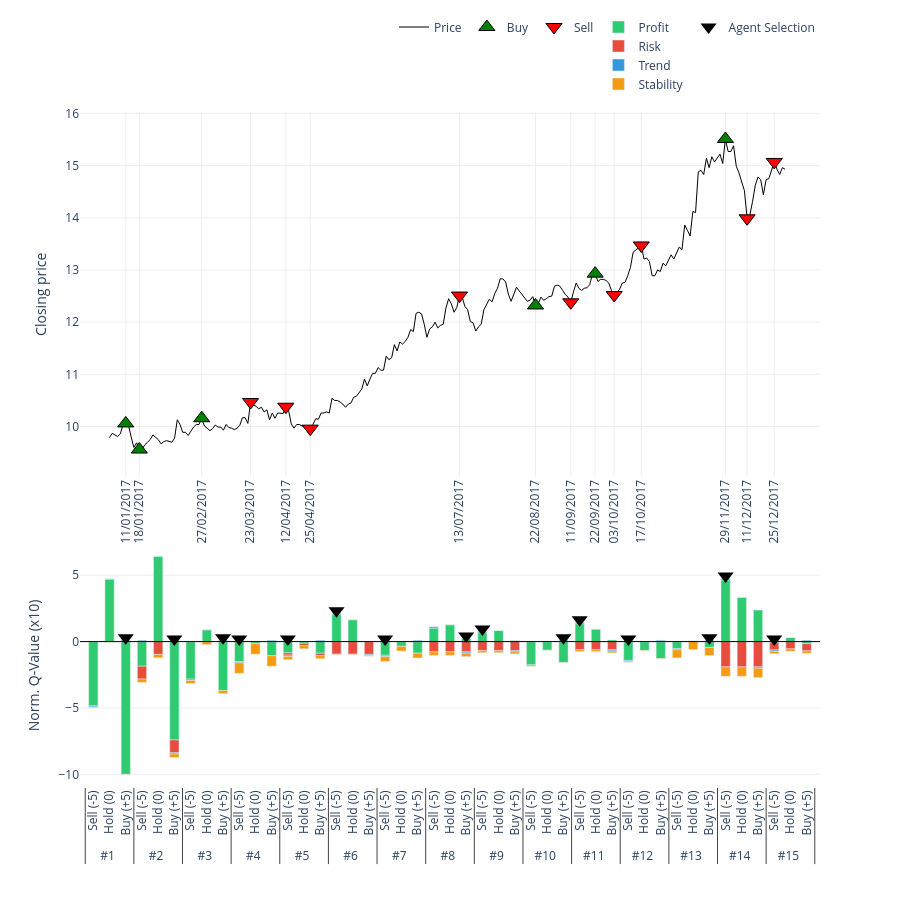

Here is the notebook cell this chart was saved with:
### Code cell
# 2. Gọi hàm vẽ (Truyền đúng tên biến vào)
plot_agent_reasoning_minimalist(
    ticker='FPT',                    # Tên mã cổ phiếu hiển thị trên tiêu đề
    df_price=df_processed_test_FPT,  # Dữ liệu giá
    actions=actions_FPT,             # Hành động thực tế
    q_history=q_values_history_FPT,      # Lịch sử Q-value (Input quan trọng)
    critical_indices=index_list_FPT,     # Danh sách các điểm cần vẽ
    scale=10                       # Thang đo hiển thị (để cột cao khoảng 50 đơn vị cho đẹp)
)

### Figure 1 — Plotly figure (JSON) as saved in the notebook; plotly's stock layout.template omitted (floating-point values rounded to 4 significant figures; data arrays with more than 128 entries replaced by an {"elided": "..."} marker saying what was removed)
{"data": [{"hoverinfo": "x+y", "line": {"color": "black", "width": 1}, "mode": "lines", "name": "Price", "type": "scatter", "x": {"elided": "250 str values"}, "xaxis": "x", "y": {"elided": "250 float values"}, "yaxis": "y"}, {"marker": {"color": "green", "line": {"color": "black", "width": 1}, "size": 14, "symbol": "triangle-up"}, "mode": "markers", "name": "Buy", "type": "scatter", "x": ["11/01/2017", "18/01/2017", "27/02/2017", "22/08/2017", "22/09/2017", "29/11/2017"], "xaxis": "x", "y": [10.06, 9.56, 10.16, 12.32, 12.93, 15.51], "yaxis": "y"}, {"marker": {"color": "red", "line": {"color": "black", "width": 1}, "size": 14, "symbol": "triangle-down"}, "mode": "markers", "name": "Sell", "type": "scatter", "x": ["23/03/2017", "12/04/2017", "25/04/2017", "13/07/2017", "11/09/2017", "03/10/2017", "17/10/2017", "11/12/2017", "25/12/2017"], "xaxis": "x", "y": [10.47, 10.38, 9.96, 12.51, 12.38, 12.52, 13.47, 13.99, 15.07], "yaxis": "y"}, {"marker": {"color": "#f1c40f", "line": {"color": "black", "width": 1}, "size": 10, "symbol": "circle"}, "mode": "markers", "name": "Hold", "type": "scatter", "x": [], "xaxis": "x", "y": [], "yaxis": "y"}, {"legendgroup": "comp", "marker": {"color": "#2ecc71"}, "name": "Profit", "type": "bar", "x": [["#1", "#1", "#1", "#2", "#2", "#2", "#3", "#3", "#3", "#4", "#4", "#4", "#5", "#5", "#5", "#6", "#6", "#6", "#7", "#7", "#7", "#8", "#8", "#8", "#9", "#9", "#9", "#10", "#10", "#10", "#11", "#11", "#11", "#12", "#12", "#12", "#13", "#13", "#13", "#14", "#14", "#14", "#15", "#15", "#15"], ["Sell (-5)", "Hold (0)", "Buy (+5)", "Sell (-5)", "Hold (0)", "Buy (+5)", "Sell (-5)", "Hold (0)", "Buy (+5)", "Sell (-5)", "Hold (0)", "Buy (+5)", "Sell (-5)", "Hold (0)", "Buy (+5)", "Sell (-5)", "Hold (0)", "Buy (+5)", "Sell (-5)", "Hold (0)", "Buy (+5)", "Sell (-5)", "Hold (0)", "Buy (+5)", "Sell (-5)", "Hold (0)", "Buy (+5)", "Sell (-5)", "Hold (0)", "Buy (+5)", "Sell (-5)", "Hold (0)", "Buy (+5)", "Sell (-5)", "Hold (0)", "Buy (+5)", "Sell (-5)", "Hold (0)", "Buy (+5)", "Sell (-5)", "Hold (0)", "Buy (+5)", "Sell (-5)", "Hold (0)", "Buy (+5)"]], "xaxis": "x2", "y": [-4.834, 4.728, -10, -1.852, 6.438, -7.41, -2.83, 0.9009, -3.683, -1.5, -0.1567, -1.061, -0.8545, -0.1288, -0.8774, 2.031, 1.655, -0.01475, -1.034, -0.3529, -0.8727, 1.017, 1.274, 0.2185, 0.6593, 0.8399, 0.07982, -1.744, -0.6496, -1.583, 1.342, 0.9469, 0.1202, -1.418, -0.6688, -1.274, -0.5208, 0.05858, -0.4434, 4.647, 3.343, 2.378, -0.08041, 0.3081, -0.1503], "yaxis": "y2"}, {"legendgroup": "comp", "marker": {"color": "#e74c3c"}, "name": "Risk", "type": "bar", "x": [["#1", "#1", "#1", "#2", "#2", "#2", "#3", "#3", "#3", "#4", "#4", "#4", "#5", "#5", "#5", "#6", "#6", "#6", "#7", "#7", "#7", "#8", "#8", "#8", "#9", "#9", "#9", "#10", "#10", "#10", "#11", "#11", "#11", "#12", "#12", "#12", "#13", "#13", "#13", "#14", "#14", "#14", "#15", "#15", "#15"], ["Sell (-5)", "Hold (0)", "Buy (+5)", "Sell (-5)", "Hold (0)", "Buy (+5)", "Sell (-5)", "Hold (0)", "Buy (+5)", "Sell (-5)", "Hold (0)", "Buy (+5)", "Sell (-5)", "Hold (0)", "Buy (+5)", "Sell (-5)", "Hold (0)", "Buy (+5)", "Sell (-5)", "Hold (0)", "Buy (+5)", "Sell (-5)", "Hold (0)", "Buy (+5)", "Sell (-5)", "Hold (0)", "Buy (+5)", "Sell (-5)", "Hold (0)", "Buy (+5)", "Sell (-5)", "Hold (0)", "Buy (+5)", "Sell (-5)", "Hold (0)", "Buy (+5)", "Sell (-5)", "Hold (0)", "Buy (+5)", "Sell (-5)", "Hold (0)", "Buy (+5)", "Sell (-5)", "Hold (0)", "Buy (+5)"]], "xaxis": "x2", "y": [0, 0, 0, -0.9657, -0.9657, -0.9657, 0, 0, 0, 0, 0, 0, -0.167, -0.167, -0.167, -0.9464, -0.9464, -0.9464, 0, 0, 0, -0.7724, -0.7724, -0.7724, -0.6815, -0.6815, -0.6815, 0, 0, 0, -0.6161, -0.6161, -0.6161, 0, 0, 0, 0, 0, 0, -1.904, -1.904, -1.904, -0.5512, -0.5512, -0.5512], "yaxis": "y2"}, {"legendgroup": "comp", "marker": {"color": "#3498db"}, "name": "Trend", "type": "bar", "x": [["#1", "#1", "#1", "#2", "#2", "#2", "#3", "#3", "#3", "#4", "#4", "#4", "#5", "#5", "#5", "#6", "#6", "#6", "#7", "#7", "#7", "#8", "#8", "#8", "#9", "#9", "#9", "#10", "#10", "#10", "#11", "#11", "#11", "#12", "#12", "#12", "#13", "#13", "#13", "#14", "#14", "#14", "#15", "#15", "#15"], ["Sell (-5)", "Hold (0)", "Buy (+5)", "Sell (-5)", "Hold (0)", "Buy (+5)", "Sell (-5)", "Hold (0)", "Buy (+5)", "Sell (-5)", "Hold (0)", "Buy (+5)", "Sell (-5)", "Hold (0)", "Buy (+5)", "Sell (-5)", "Hold (0)", "Buy (+5)", "Sell (-5)", "Hold (0)", "Buy (+5)", "Sell (-5)", "Hold (0)", "Buy (+5)", "Sell (-5)", "Hold (0)", "Buy (+5)", "Sell (-5)", "Hold (0)", "Buy (+5)", "Sell (-5)", "Hold (0)", "Buy (+5)", "Sell (-5)", "Hold (0)", "Buy (+5)", "Sell (-5)", "Hold (0)", "Buy (+5)", "Sell (-5)", "Hold (0)", "Buy (+5)", "Sell (-5)", "Hold (0)", "Buy (+5)"]], "xaxis": "x2", "y": [-0.09715, 0, 0.09715, 0.09715, 0, -0.09715, -0.09715, 0, 0.09715, -0.09715, 0, 0.09715, -0.09715, 0, 0.09715, 0.09715, 0, -0.09715, -0.09715, 0, 0.09715, 0.09715, 0, -0.09715, 0.09715, 0, -0.09715, -0.09715, 0, 0.09715, 0.09715, 0, -0.09715, -0.09715, 0, 0.09715, -0.09715, 0, 0.09715, 0.09715, 0, -0.09715, -0.09715, 0, 0.09715], "yaxis": "y2"}, {"legendgroup": "comp", "marker": {"color": "#f39c12"}, "name": "Stability", "type": "bar", "x": [["#1", "#1", "#1", "#2", "#2", "#2", "#3", "#3", "#3", "#4", "#4", "#4", "#5", "#5", "#5", "#6", "#6", "#6", "#7", "#7", "#7", "#8", "#8", "#8", "#9", "#9", "#9", "#10", "#10", "#10", "#11", "#11", "#11", "#12", "#12", "#12", "#13", "#13", "#13", "#14", "#14", "#14", "#15", "#15", "#15"], ["Sell (-5)", "Hold (0)", "Buy (+5)", "Sell (-5)", "Hold (0)", "Buy (+5)", "Sell (-5)", "Hold (0)", "Buy (+5)", "Sell (-5)", "Hold (0)", "Buy (+5)", "Sell (-5)", "Hold (0)", "Buy (+5)", "Sell (-5)", "Hold (0)", "Buy (+5)", "Sell (-5)", "Hold (0)", "Buy (+5)", "Sell (-5)", "Hold (0)", "Buy (+5)", "Sell (-5)", "Hold (0)", "Buy (+5)", "Sell (-5)", "Hold (0)", "Buy (+5)", "Sell (-5)", "Hold (0)", "Buy (+5)", "Sell (-5)", "Hold (0)", "Buy (+5)", "Sell (-5)", "Hold (0)", "Buy (+5)", "Sell (-5)", "Hold (0)", "Buy (+5)", "Sell (-5)", "Hold (0)", "Buy (+5)"]], "xaxis": "x2", "y": [-0.03871, -0.03871, -0.03871, -0.2607, -0.2607, -0.2607, -0.2322, -0.2322, -0.2322, -0.7919, -0.7919, -0.7919, -0.2464, -0.2464, -0.2464, -0.03894, -0.03894, -0.03894, -0.3639, -0.3639, -0.3639, -0.2645, -0.2645, -0.2645, -0.1557, -0.1557, -0.1557, -0.01504, -0.01504, -0.01504, -0.1387, -0.1387, -0.1387, -0.04337, -0.04337, -0.04337, -0.6072, -0.6072, -0.6072, -0.7092, -0.7092, -0.7092, -0.1822, -0.1822, -0.1822], "yaxis": "y2"}, {"marker": {"color": "black", "size": 14, "symbol": "triangle-down"}, "mode": "markers", "name": "Agent Selection", "showlegend": true, "type": "scatter", "x": [["#1", "#2", "#3", "#4", "#5", "#6", "#7", "#8", "#9", "#10", "#11", "#12", "#13", "#14", "#15"], ["Buy (+5)", "Buy (+5)", "Buy (+5)", "Sell (-5)", "Sell (-5)", "Sell (-5)", "Sell (-5)", "Buy (+5)", "Sell (-5)", "Buy (+5)", "Sell (-5)", "Sell (-5)", "Buy (+5)", "Sell (-5)", "Sell (-5)"]], "xaxis": "x2", "y": [0.2971, 0.2, 0.2971, 0.2, 0.2, 2.328, 0.2, 0.4185, 0.9564, 0.2971, 1.639, 0.2, 0.2971, 4.944, 0.2], "yaxis": "y2"}], "layout": {"bargap": 0.4, "bargroupgap": 0.05, "barmode": "relative", "height": 900, "legend": {"orientation": "h", "x": 1, "xanchor": "right", "y": 1.02, "yanchor": "bottom"}, "plot_bgcolor": "white", "shapes": [{"line": {"color": "black", "dash": "solid", "width": 1}, "type": "line", "x0": 0, "x1": 1, "xref": "x2 domain", "y0": 0, "y1": 0, "yref": "y2"}], "showlegend": true, "xaxis": {"anchor": "y", "domain": [0, 1], "gridcolor": "#eee", "rangeslider": {"visible": false}, "showgrid": true, "tickangle": -90, "tickmode": "array", "ticktext": ["11/01/2017", "18/01/2017", "27/02/2017", "23/03/2017", "12/04/2017", "25/04/2017", "13/07/2017", "22/08/2017", "11/09/2017", "22/09/2017", "03/10/2017", "17/10/2017", "29/11/2017", "11/12/2017", "25/12/2017"], "tickvals": ["11/01/2017", "18/01/2017", "27/02/2017", "23/03/2017", "12/04/2017", "25/04/2017", "13/07/2017", "22/08/2017", "11/09/2017", "22/09/2017", "03/10/2017", "17/10/2017", "29/11/2017", "11/12/2017", "25/12/2017"]}, "xaxis2": {"anchor": "y2", "domain": [0, 1], "showticklabels": true, "tickangle": -90, "title": {"text": ""}, "type": "multicategory"}, "yaxis": {"anchor": "x", "domain": [0.46, 1], "gridcolor": "#eee", "showgrid": true, "title": {"text": "Closing price"}}, "yaxis2": {"anchor": "x2", "domain": [0, 0.36], "gridcolor": "#eee", "showgrid": true, "title": {"text": "Norm. Q-Value (x10)"}}}}
